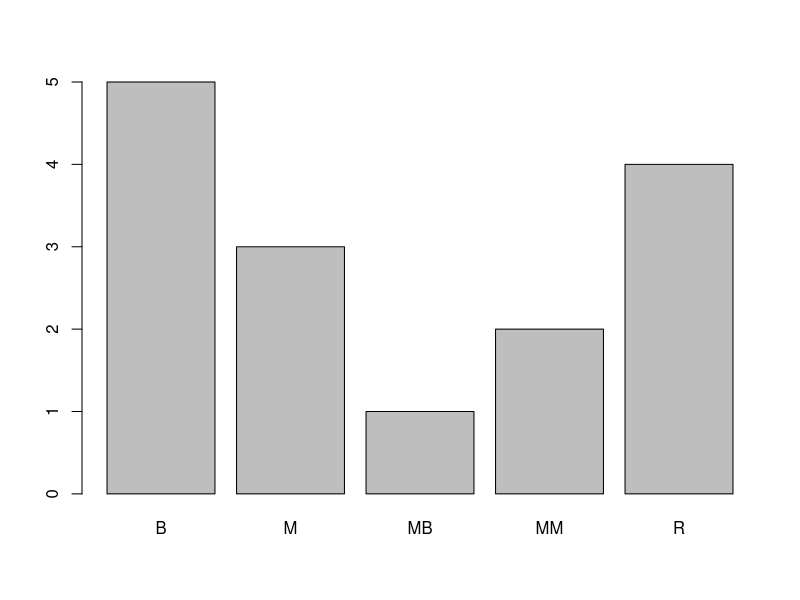
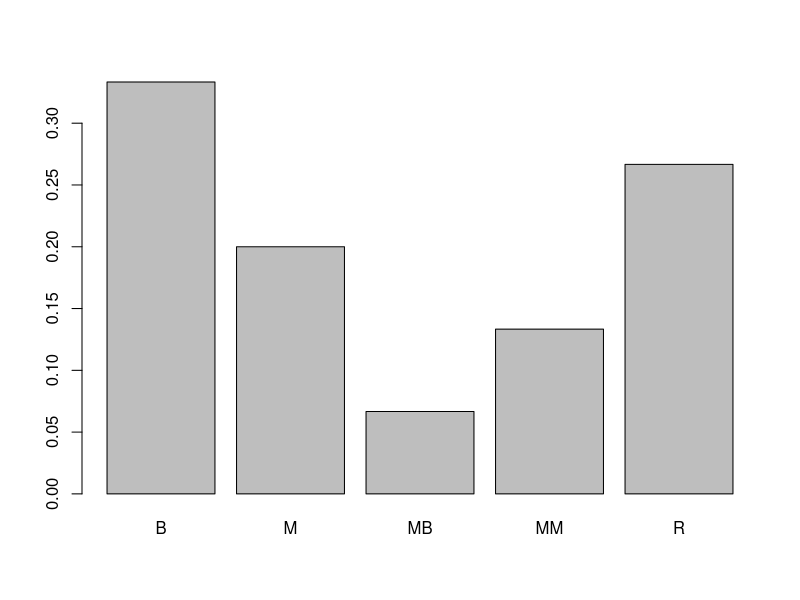
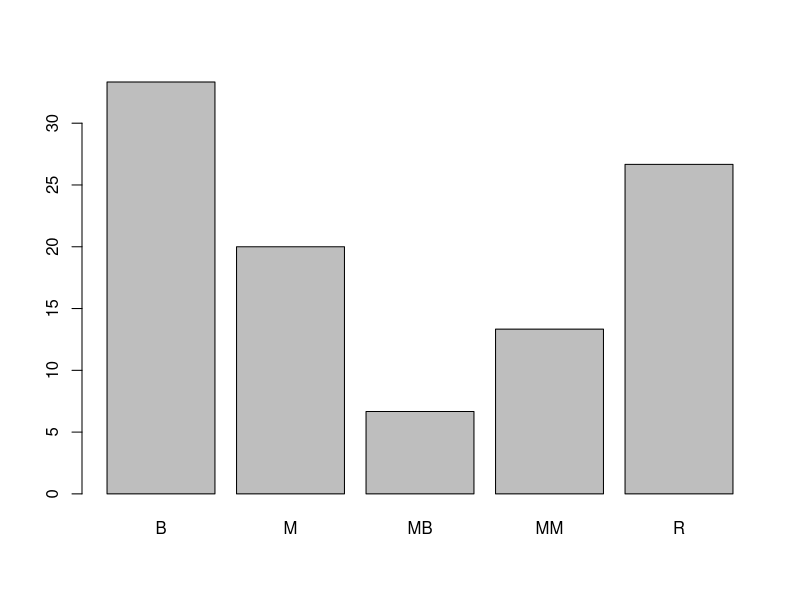
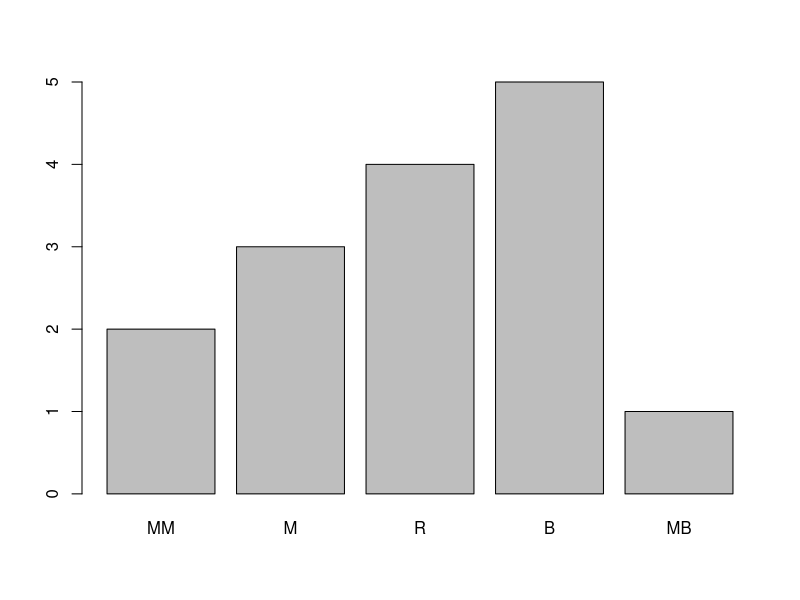

Reproduce these figures in R, in order. (Note: this script raises an error after producing the figures.)
# Ejemplo del Prof. Francisco Leiva en clase 1 del módulo 2:
# 15 respuestas en un encuesta sobre la calidad de un servicio
respuestas_largas <- c("bueno", "malo", "muy malo", "bueno", "muy bueno", 
                       "regular",  "malo", "regular","muy malo", "regular",
                       "bueno", "regular", "bueno", "bueno", "malo")

table(respuestas_largas)

# Es más conveniente, al menos en algunos pasos, trabajar con nombres más cortos
# como los usados en el video
respuestas <- c("B", "M", "MM", "B", "MB", "R", "M", "R","MM", "R",
                "B", "R", "B", "B", "M")

# frecuencias: 
# table para frecuencia absoluta
# table y después prop.table para frecuencia relativa
# multiplicar por 100 el resultado de prop.table para frecuencia porcentual

table(respuestas)
tab_res <- table(respuestas)
barplot(tab_res)

prop_tab_res <- prop.table(tab_res)
prop_tab_res
barplot(prop_tab_res)

perc_tab_res <- prop_tab_res * 100
perc_tab_res
barplot(perc_tab_res)

# Moda
names(tab_res[tab_res==max(tab_res)])

# Mediana??? que está pasando aquí????
median(respuestas)

# la mediana asume que los datos tienen un orden
# en la parte levels = ....  uno escribe los niveles de menor a mayor
# ahora la variable es un factor ordenado!
respuestas_ord <- factor(x = respuestas, 
                         levels = c("MM", "M", "R", "B", "MB"), 
                         ordered = TRUE)
respuestas_ord
tab_res_ord <- table(respuestas_ord)
barplot(tab_res_ord)

# Mediana??? Ahora sí pero es mejor usar la función quantile
# la mediana es el quantile 0.5, el primer valor donde al incluirse
# tenemos la mitad o más de los casos
quantile(respuestas_ord, probs = 0.5, type = 1)
quantile(respuestas_ord, probs = 0.5, type = 3)


# econtrar la mediana "a mano": extraer el octavo elemento
sort(respuestas)
sort(respuestas)[8]
median(respuestas)

# ... pero de un lista ORDENADA:
sort(respuestas_ord)
sort(respuestas_ord)[8]
median(respuestas_ord)